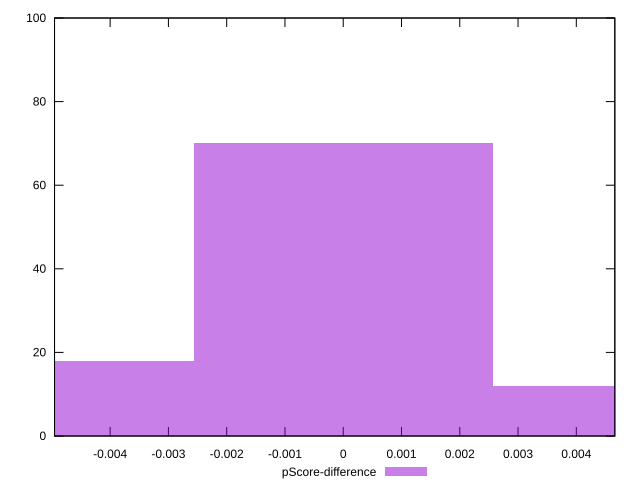

gnuplot code for this plot:
reset

$pScoreDifference <<EOF
0 70
0.005129617836119392 12
-0.005129617836119392 18
EOF

set key outside below
set boxwidth 0.005129617836119392
set xrange [-0.004954404027099124:0.004660887594568841]
set yrange [0:100]
set trange [0:100]
set style fill transparent solid 0.5 noborder
set terminal svg size 640, 490 enhanced background rgb 'white'
set output "report_00012_2021-02-09T11:01:39.952Z/total-blocking-time/samples/pages+cached+noadtech+nomedia/pScore-difference/histogram.svg"

plot $pScoreDifference title "pScore-difference" with boxes

reset
